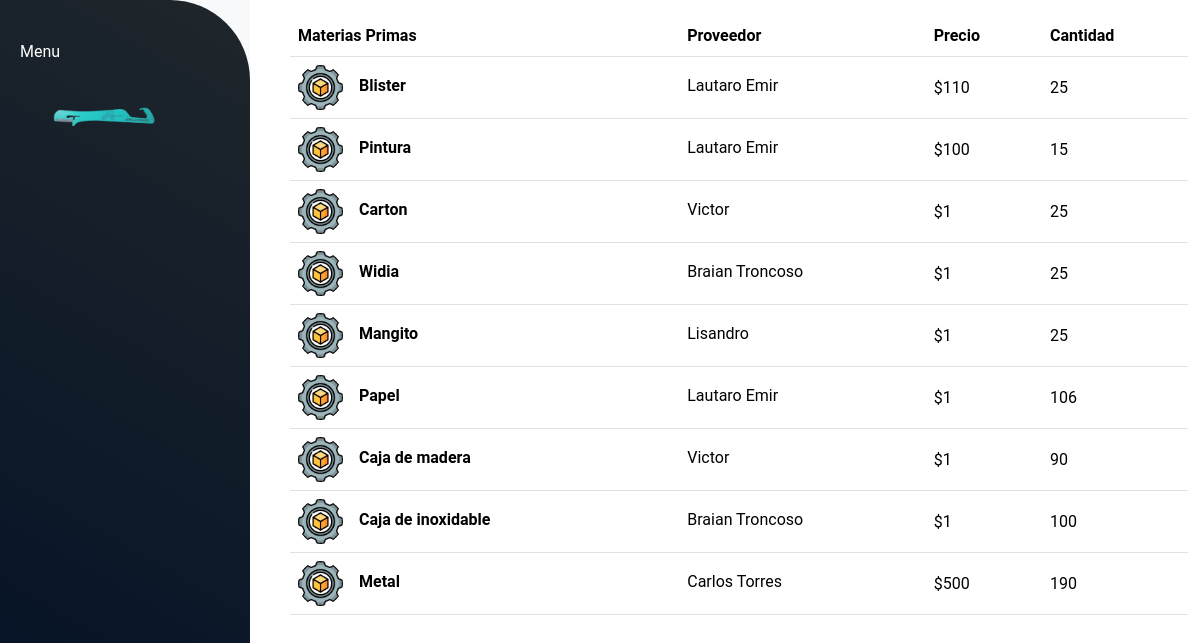
Page /materias_primas/ on the earlier database version.
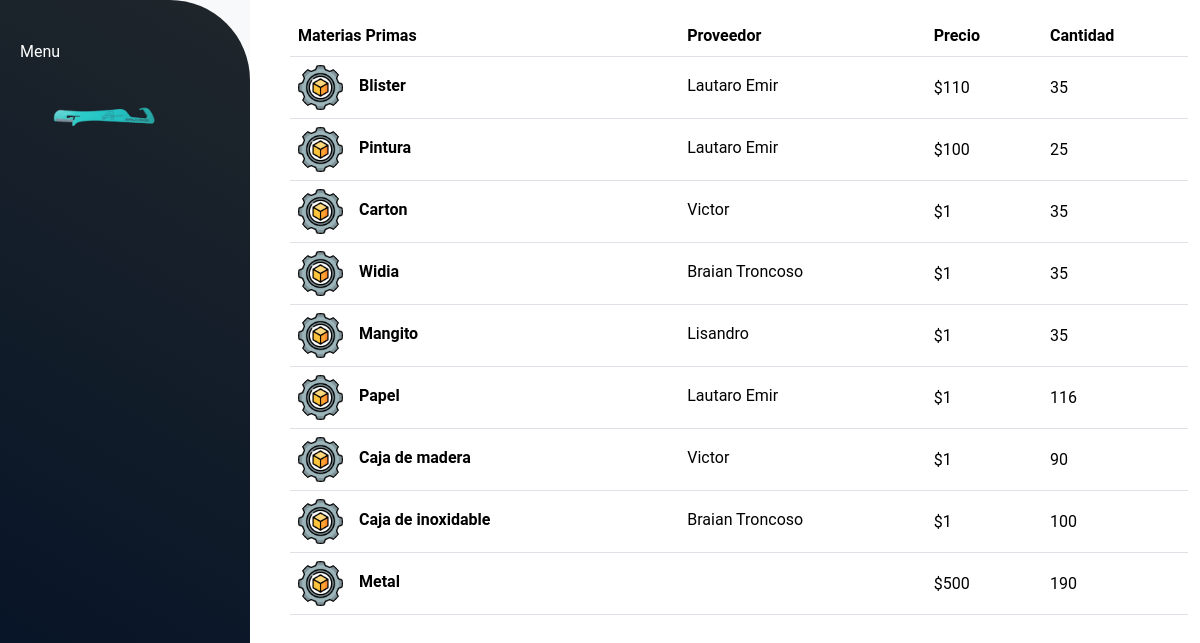
Same page on the later database version.
### materias_primas/models.py (models this page shows, shortened)
class Materias(models.Model):
    nombre = models.CharField(max_length=45)
    precio = models.IntegerField()
    cantidad = models.IntegerField()
    proveedores = models.ForeignKey(Proveedores, null=True, blank=True, on_delete=models.SET_NULL, related_name='materias')
    imagen = models.CharField(max_length=100)
    def get_imagen_url(self):
        if self.imagen:
            return f"/static/img/{self.imagen}"
        else:
            return "/static/img/materia_prima.png"
    class Meta:
        db_table = 'materias'
        verbose_name = "Materia"

### proveedores/models.py (models this page shows, shortened)
class Proveedores(models.Model):
    nombre = models.CharField(max_length=50)
    detalle = models.CharField(max_length=200, blank=True)
    direccion = models.CharField(max_length=100)
    telefono = models.IntegerField(null=True, blank=True)
    email = models.CharField(max_length=100)
    imagen = models.TextField(null=True, blank=True)
    class Meta:
        db_table = 'proveedores'
        verbose_name = "Proveedores"

### materias_primas/views.py (the view)
# urls.py: path('', views.mostrar_materias_primas, name='materias_primas'),
def mostrar_materias_primas(request):
    materias = Materias.objects.all()
    return render(request, 'materias_primas.html', {'materias': materias, 'mensaje': "No hay Materia Prima"})

### materias_primas/templates/materias_primas.html (shortened to what this page needs)
{% extends "materias_primas/layout.html" %}
{% load static %}
{% block content %}
{% if materias%}
<div class="container" id="altura">
    <table class="table align-middle mb-0 bg-white m-3 mb-5">
        <thead class="bg-dark">
        <tr>
            <th>Materias Primas</th>
            <th>Proveedor</th>
            <th>Precio</th>
            <th>Cantidad</th>
        </tr>
        </thead>
        <tbody>
        {% for materia in materias %}
            <tr>
                <td>
                <div class="d-flex align-items-center">
                    <img
                        src="{{ materia.get_imagen_url }}"
                        alt="NO-IMG"
                        style="width: 45px; height: 45px"
                        class="rounded-circle"
                        />
                    <div class="ms-3">
                    <p class="fw-bold mb-1 ml-2">{{materia.nombre}}</p>
                    </div>
                </div>
                </td>
                <td>
                <p class="fw-normal mb-1">{{ materia.proveedores.nombre }} {{ materia.proveedores.apellido}}</p>
                </td>
                <td>${{ materia.precio }}</td>
                <td>{{ materia.cantidad }}</td>
            </tr>
        {%endfor%}
        </tbody>
    </table>
{%else%}
    {{ mensaje }}
{%endif%}
</div>
{% endblock %}

Differences in the rows shown:
changed Materias "Blister": cantidad "25" → "35"
changed Materias "Pintura": cantidad "15" → "25"
changed Materias "Carton": cantidad "25" → "35"
changed Materias "Widia": cantidad "25" → "35"
changed Materias "Mangito": cantidad "25" → "35"
changed Materias "Papel": cantidad "106" → "116"
changed Materias "Metal": proveedores.nombre "Carlos Torres" → (not shown)
